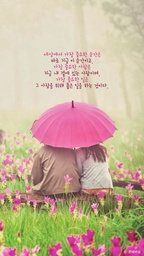
#> input picture images/1117/good.jpg, 144 x 256 px, shrunk from 480 x 853 before the run
$ jupyter execute --allow-errors Computer_vision_1117.ipynb
#> lines starting #> are read from the running program, lines starting #| are printed output that depends on the picture; after the words box and inside, x2 and y2 are one past the last pixel; in counts of white or black regions, pixels touching at a corner belong together
[cell 1]
import cv2

[cell 2]
import numpy as np

[cell 3]
x =np.array([[1,2,3],[4,5,6]])

[cell 4]
x[0][:2]

[cell 5]
data = cv2.imread('../images/1117/good.jpg')
#> data is the input picture: shape (256, 144, 3); mean B, G, R 154.3, 178.8, 200.3
data.shape
#> Out = (256, 144, 3)

[cell 6]
cv2.imwrite('../images/1117/goodR.jpg',data[:,:,0])
cv2.imwrite('../images/1117/goodG.jpg',data[:,:,1])
cv2.imwrite('../images/1117/goodB.jpg',data[:,:,2])
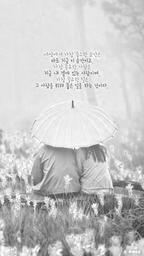
#> saved as goodB.jpg: shape (256, 144); min 51, max 255, mean 200.3
#> Out = True

[cell 7]
print(data[:][:][1])
#> (printed output is left out)
print(data[0])
#> (printed output is left out)

[cell 8]
data = cv2.imread('../images/1117/good.jpg')
copied = data.copy()
copied[:,:,1]=0
copied[:,:,2]=0
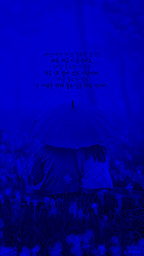
#> copied: shape (256, 144, 3); mean B, G, R 154.3, 0, 0
cv2.imwrite('../images/1117/goodB.jpg',copied)
#> Out = True

[cell 9]
data = cv2.imread('../images/1117/good.jpg')
copied = data.copy()
x = copied.shape[0]
#> x = 256
y = copied.shape[1]
#> y = 144
x_up = round(x/2)
#> x_up = 128
y_up = round(y/2)
#> y_up = 72

copied = data.copy()
copied[x_up:,y_up:,0]=0
# copied[x_up:,y_up:,1]=0
copied[x_up:,y_up:,2]=0
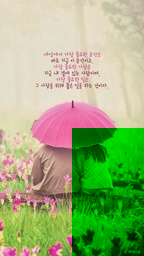
#> copied: shape (256, 144, 3); mean B, G, R 124.6, 178.8, 156.9
cv2.imwrite('../images/1117/BBBB.jpg',copied)
#> Out = True

[cell 10]
print(round(1.5))
print(5//2)
print(5/2)
print(int(5/2))
print(round(5/2))

[cell 11]
data = cv2.imread('../images/1117/good.jpg')
copied3 = data.copy()
x = copied3.shape[0]
y = copied3.shape[1]


x_up = round(x/2)
y_up = round(y/2)

copied3[:,:,0] = 255
copied3[:,:,1] = 255
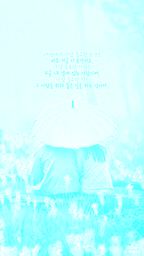
#> copied3: shape (256, 144, 3); mean B, G, R 255, 255, 200.3
copied3[:,:,2] = 255
#> copied3: shape (256, 144, 3); every value is 255

cv2.imwrite('../images/1117/zzz.jpg',copied3)
#> Out = True

[cell 12]
data = cv2.imread('../images/1117/good.jpg')
copied3 = data.copy()
x = copied3.shape[0]
y = copied3.shape[1]


x_up = round(x/2)
y_up = round(y/2)

# 왼쪽 위
copied3[:x_up,:y_up,0] = 0
copied3[:x_up,:y_up,1] = 0
copied3[:x_up,:y_up,2] = 0

# 오른쪽 위
copied3[:x_up,y_up:,0] = 100
copied3[:x_up,y_up:,1] = 100
copied3[:x_up,y_up:,2] = 100

# 왼쪽 밑
copied3[x_up:x,:y,0] = 200
copied3[x_up:x,:y,1] = 200
copied3[x_up:x,:y,2] = 200

# 오른쪽 밑
copied3[x_up:,y_up:,0] = 255
copied3[x_up:,y_up:,1] = 255
copied3[x_up:,y_up:,2] = 255
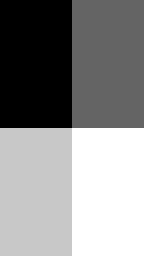
#> copied3: shape (256, 144, 3); min 0, max 255, mean 138.8

cv2.imwrite('../images/1117/zzz.jpg',copied3)
#> Out = True

[cell 13]
data = cv2.imread('../images/1117/good.jpg')
copied3 = data.copy()
x = copied3.shape[0]
y = copied3.shape[1]

x_up = round(x/2)
y_up = round(y/2)


# 왼쪽 위
# :x/2 ,
copied3[:x_up,:y_up,0] = 0
copied3[:x_up,:y_up,1] = 0
copied3[:x_up,:y_up,2] = 0

# 오른쪽 위
# 0:x/2 , y/2:y
copied3[:x_up,y_up:,0] = 100
copied3[:x_up,y_up:,1] = 100
copied3[:x_up,y_up:,2] = 100

# 왼쪽 밑
# x/2: , :
copied3[x_up:,:,0] = 200
copied3[x_up:,:,1] = 200
copied3[x_up:,:,2] = 200

# 오른쪽 밑
copied3[x_up:,y_up:,0] = 255
copied3[x_up:,y_up:,1] = 255
copied3[x_up:,y_up:,2] = 255

cv2.imwrite('../images/1117/zzz.jpg',copied3)
#> Out = True

[cell 14]
# [17 lines of commented-out code are left out]

[cell 15]
data = cv2.imread('../images/1117/good.jpg')
copied3 = data.copy()
x = copied3.shape[0]
y = copied3.shape[1]

x_up = x//2
y_up = y//2

for j in range(3):
    interval=0
    for i in range(2):
        interval += x_up
        copied3[x_up:interval, :y_up,j] = 0
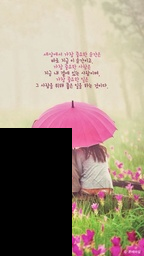
#> copied3: shape (256, 144, 3); mean B, G, R 124.5, 138.8, 155.4

cv2.imwrite('../images/1117/zzzzz.jpg',copied3)
#> Out = True

[cell 16]
import cv2
import numpy as np

img = data.copy()   # data = cv2.imread(...) 로 읽은 이미지

H, W, C = img.shape
#> H = 256; W = 144; C = 3

# 3×2 블록 크기 계산
h_block = H // 3
#> h_block = 85
w_block = W // 2
#> w_block = 72

# 블록별 밝기 scale 값 (0.3 ~ 1.5)
brightness = [
    [0.5, 0.8],   # 1행
    [1.2, 0.4],   # 2행
    [1.5, 0.7]    # 3행
]

# 결과 이미지
out = img.copy()

for i in range(3):      # 3 rows
    for j in range(2):  # 2 cols

        y1 = i * h_block
        y2 = (i + 1) * h_block if i < 2 else H

        x1 = j * w_block
        x2 = (j + 1) * w_block if j < 1 else W

        block = out[y1:y2, x1:x2].astype(np.float32)

        # 밝기 조절
        block = block * brightness[i][j]
        block = np.clip(block, 0, 255).astype(np.uint8)

        # 적용
        out[y1:y2, x1:x2] = block
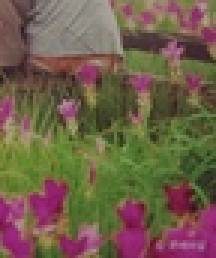
#> block: shape (86, 72, 3) (shown 3 times larger); mean B, G, R 73.8, 94.9, 112.2
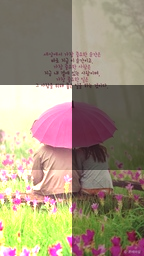
#> out: shape (256, 144, 3); mean B, G, R 123.9, 145.3, 159.9

cv2.imwrite('../images/1117/brightness6_blocks.jpg', out)
#> Out = True

[cell 17]
import cv2
import numpy as np

img = data.copy()   # data = cv2.imread(...) 로 읽은 이미지

H, W, C = img.shape

# 3×2 블록 크기 계산
h_block = H // 3
w_block = W // 2

# 블록별 밝기 scale 값 (0.3 ~ 1.5)
brightness = [
    [0.5, 0.8],   # 1행
    [1.2, 0.4],   # 2행
    [1.5, 0.7]    # 3행
]

# 결과 이미지
out = img.copy()

for i in range(3):      # 3 rows
    for j in range(2):  # 2 cols

        y1 = i * h_block
        y2 = (i + 1) * h_block if i < 2 else H

        x1 = j * w_block
        x2 = (j + 1) * w_block if j < 1 else W

        block = out[y1:y2, x1:x2].astype(np.float32)

        # 밝기 조절
        block = block * brightness[i][j]
        block = np.clip(block, 0, 255).astype(np.uint8)

        # 적용
        out[y1:y2, x1:x2] = block

cv2.imwrite('./images/1117/brightness6_blocks.jpg', out)
#> Out = True

[cell 18]
import cv2
import numpy as np

# 원본 이미지 읽기
img = cv2.imread("../images/1117/good.jpg")

# 밝기 배율 10개 (0.3 ~ 1.8 예시)
scales = np.linspace(0.3, 1.8, 10)   # 0.3, 0.47, ..., 1.8

for idx, s in enumerate(scales):
    # float32로 변환 후 밝기 조절
    out = img.astype(np.float32) * s

    # 값 범위 유지
    out = np.clip(out, 0, 255).astype(np.uint8)

    # 저장
    filename = f"./images/1117/bright_{idx}.jpg"
    cv2.imwrite(filename, out)

print("생성 완료!")

[cell 19]
import os

# 저장 폴더 생성
temp = '../images/temp'
os.makedirs(temp, exist_ok=True)

[cell 20]
import cv2
import numpy as np


# 원본 이미지 읽기
img = cv2.imread("../images/1117/good.jpg")

# 밝기 배율 10개 (0.3 ~ 1.8 예시)
scales = np.linspace(0.3, 1.8, 10)

#> (the rest of this cell did not finish here and is left out)

[cell 21]
import cv2
import numpy as np
import math

# 이미지 읽기
img = cv2.imread("../images/1117/good.jpg")
H, W, C = img.shape

# 회전 각도 (degree)
theta = 45
rad = math.radians(theta)

# 2×2 회전행렬 (anticlockwise)
R = np.array([
    [ math.cos(rad), -math.sin(rad)],
    [ math.sin(rad),  math.cos(rad)]
])

# 출력 이미지 크기는 기존과 같게 함
out = np.zeros_like(img)

for i in range(5):
    temp = '../images/temp'+str(i)
    # 중심좌표
    cx = W // (i+1)
    cy = H // (i+1)

    for y in range(H):
        for x in range(W):

            # (x, y) -> 중심 기준 좌표계로 이동
            xt = x - cx
            yt = y - cy

            # 회전행렬 적용
            xr, yr = R @ np.array([yt, xt])

            # 다시 원래 좌표계로 이동
            xs = int(round(xr + cx))
            ys = int(round(yr + cy))

            # 출력 이미지 범위 체크
            if 0 <= xs < W and 0 <= ys < H:
                out[y, x] = img[ys, xs]

    # 저장
    cv2.imwrite(f"{temp}/rotated_manual{i}.jpg", out)

    print("회전 완료!")
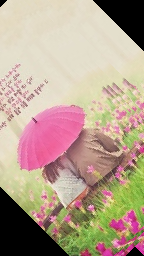
#> out: shape (256, 144, 3); mean B, G, R 142.3, 160.7, 181.9

[cell 22]
# 원본 이미지 읽기
data = cv2.imread("../images/1117/good.jpg")

[cell 23]
# 원본 이미지 읽기
data = cv2.imread("../images/1117/good.jpg")

copied = data.copy()
x = copied.shape[0]
y = copied.shape[1]

# out = np.clip(out, 0, 255).astype(np.uint8)

for v in range(x):
    for u in range(y):
        for z in range(3):
            # print(v,u,z)
            copied[v,u,z] = np.clip(v*u*z%255,0,255).astype(np.uint8)
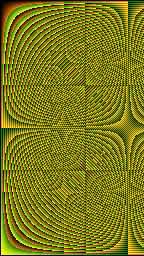
#> copied: shape (256, 144, 3); mean B, G, R 0, 123.8, 123.8

cv2.imwrite("../images/test.jpg", copied)
#> Out = True

$ run again, with images/1117/rotated_manual.jpg copied over images/1117/good.jpg
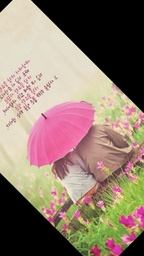
#> input picture images/1117/rotated_manual.jpg, 144 x 256 px, shrunk from 480 x 853 before the run
#> data is the input picture: shape (256, 144, 3); mean B, G, R 111.6, 125.1, 144.6
#> `cv2.imwrite('../images/1117/goodB.jpg',data[:,:,2])`: Out = True
#> (printed output is left out)
#> (printed output is left out)
#> after the loop `for j in range(3):`:
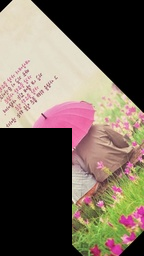
#> copied3: shape (256, 144, 3); 17.74% of pixels changed, all inside (x1, y1, x2, y2) = (0, 128, 72, 256)
#> after the loop `for i in range(5):`:
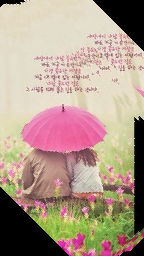
#> out: shape (256, 144, 3); mean B, G, R 138.3, 154.1, 175.7
